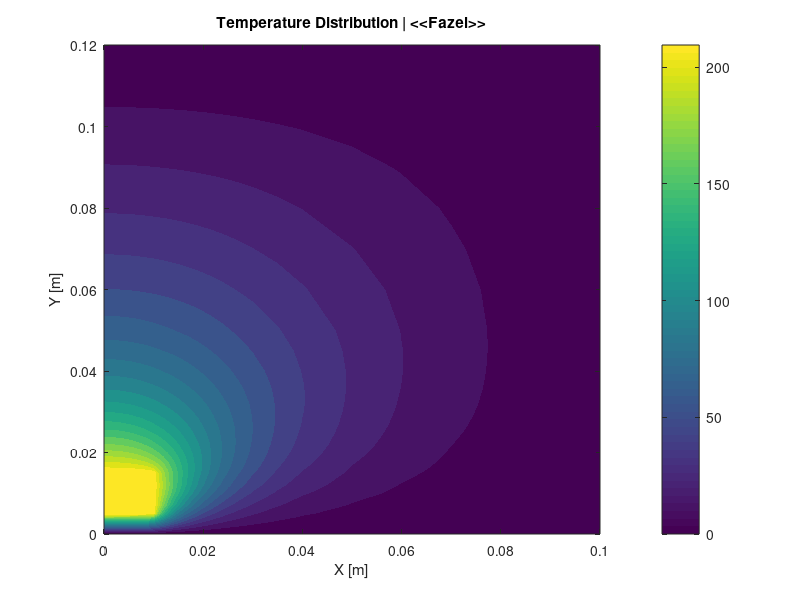

MATLAB code to generate this figure:
function runFEMSimulation()
    clc;
    clear;
    close all;
    x = [0, 0.001, 0.002, 0.003, 0.004, 0.005, 0.006, 0.007, 0.008, ...
         0.009, 0.01, 0.011, 0.012, 0.013, 0.014, 0.015, 0.016, 0.017, ...
         0.018, 0.019, 0.020, 0.021, 0.022, 0.023, 0.024, 0.025, ...
         0.027, 0.030, 0.035, 0.040, 0.050, 0.060, 0.070, 0.080, 0.090, 0.1];
    y = [0, 0.001, 0.002, 0.003, 0.004, 0.005, 0.007, 0.01, 0.012, 0.015, ...
         0.016, 0.017, 0.018, 0.019, 0.02, 0.022, 0.025, 0.027, 0.030, 0.032, ...
         0.035, 0.037, 0.040, 0.045, 0.050, 0.060, 0.070, 0.080, 0.090, 0.1, 0.12];
    [X, Y, NL, NDP, VAL] = generateMeshgridAndBoundaryConditions(x, y);
    [~, result] = calculateVoltage(NL, X, Y, NDP, VAL);
    visualizeResults(result, x, y);
end

function [X, Y, NL, NDP, VAL] = generateMeshgridAndBoundaryConditions(x, y)
    Nodes = zeros(length(y), length(x));
    XX = zeros(1, length(y) * length(x));
    YY = zeros(1, length(y) * length(x));
    NDP = zeros(1, length(y) * length(x));
    VAL = zeros(1, length(y) * length(x));
    n = 0;
    m = 0;
    for j = 1:length(y)
        for i = 1:length(x)
            if (x(i) < 0.01) && ((y(j) < 0.015) && (y(j) > 0.005))
                continue;
            end
            n = n + 1;
            Nodes(j, i) = n;
            XX(n) = x(i);
            YY(n) = y(j);
            if (y(j) == 0) || (x(i) == 0.1) || (y(j) == 0.12)
                m = m + 1;
                NDP(m) = n;
                VAL(m) = 0;
            elseif ((y(j) == 0.005) && (x(i) <= 0.01)) || ((y(j) == 0.015) && (x(i) <= 0.01))
                m = m + 1;
                NDP(m) = n;
                VAL(m) = 220;
            elseif (x(i) == 0.01) && ((y(j) < 0.015) && (y(j) > 0.005))
                m = m + 1;
                NDP(m) = n;
                VAL(m) = 220;
            end
        end
    end
    X = XX(1:n);
    Y = YY(1:n);
    NDP = NDP(1:m);
    VAL = VAL(1:m);
    [r, c] = size(Nodes);
    I = 0;
    NN = zeros((r-1)*(c-1)*2, 3);
    for i = 1:r-1
        for j = 1:c-1
            I = I + 2;
            NN(I, :) = [Nodes(i, j), Nodes(i, j + 1), Nodes(i + 1, j)];
            NN(I + 1, :) = [Nodes(i, j + 1), Nodes(i + 1, j + 1), Nodes(i + 1, j)];
        end
    end
    NL = NN(~any(NN == 0, 2), :);
end

function [V, result] = calculateVoltage(NL, X, Y, NDP, VAL)
    NE = size(NL, 1);    
    ND = length(X);      
    NP = length(NDP);    
    B = zeros(ND, 1);
    C = zeros(ND, ND);
    for I = 1:NE
        K = NL(I, :);
        XL = X(K);
        YL = Y(K);
        P = [YL(2) - YL(3); YL(3) - YL(1); YL(1) - YL(2)];
        Q = [XL(3) - XL(2); XL(1) - XL(3); XL(2) - XL(1)];
        AREA = 0.5 * abs(P(2) * Q(3) - Q(2) * P(3));
        CE = (P * P' + Q * Q') / (4.0 * (AREA + eps));
        for J = 1:3
            IR = K(J);
            IFLAG1 = false;
            if any(IR == NDP)
                C(IR, IR) = 1.0;
                B(IR) = VAL(NDP == IR);
                IFLAG1 = true;
            end
            if ~IFLAG1
                for L = 1:3
                    IC = K(L);
                    if any(IC == NDP)
                        B(IR) = B(IR) - CE(J, L) * VAL(NDP == IC);
                    else
                        C(IR, IC) = C(IR, IC) + CE(J, L);
                    end
                end
            end
        end
    end
    if rank(C) < ND
        error('The global stiffness matrix is singular. Check boundary conditions and mesh.');
    end
    V = C \ B;
    N = (1:ND)';
    result = [N, X', Y', V];
end

function visualizeResults(result, x, y)
    X220 = result(result(:, 4) == 220, 2);
    Y220 = result(result(:, 4) == 220, 3);
    X0 = result(result(:, 4) == 0, 2);
    Y0 = result(result(:, 4) == 0, 3);
    
    [X220, Y220] = removeZeroCoordinates(X220, Y220);
    [X0, Y0] = removeZeroCoordinates(X0, Y0);
    
    [xx, yy] = meshgrid(x, y);
    v = griddata(result(:, 2), result(:, 3), result(:, 4), xx, yy);
    
    figure;
    if numel(X220) == numel(Y220) && ~isempty(X220)
        plot(X220, Y220, 'r', 'linewidth', 5);
        hold on;
    end
    if numel(X0) == numel(Y0) && ~isempty(X0)
        plot(X0, Y0, 'b', 'linewidth', 5);
        hold on;
    end
    
    contourf(xx, yy, v, 20, 'LineColor', 'none');
    colorbar;
    xlabel('X [m]');
    ylabel('Y [m]');
    title('Temperature Distribution | <<Fazel>>');
    hold off;
end

function [X, Y] = removeZeroCoordinates(X, Y)
    X(X == 0) = [];
    Y(Y == 0) = [];
end
%Fazel Mohammad Ali Pour - 7/15/2024 - Matlab Code
